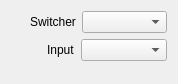
<?xml version="1.0" encoding="UTF-8"?>
<ui version="4.0">
 <class>InspectorInputWidget</class>
 <widget class="QWidget" name="InspectorInputWidget">
  <property name="geometry">
   <rect>
    <x>0</x>
    <y>0</y>
    <width>178</width>
    <height>84</height>
   </rect>
  </property>
  <property name="sizePolicy">
   <sizepolicy hsizetype="Expanding" vsizetype="Preferred">
    <horstretch>0</horstretch>
    <verstretch>0</verstretch>
   </sizepolicy>
  </property>
  <layout class="QVBoxLayout" name="verticalLayout">
   <item>
    <layout class="QHBoxLayout" name="horizontalLayoutSwitcher">
     <item>
      <spacer name="horizontalSpacerSwitcher">
       <property name="orientation">
        <enum>Qt::Horizontal</enum>
       </property>
       <property name="sizeType">
        <enum>QSizePolicy::Fixed</enum>
       </property>
       <property name="sizeHint" stdset="0">
        <size>
         <width>19</width>
         <height>20</height>
        </size>
       </property>
      </spacer>
     </item>
     <item>
      <widget class="QLabel" name="labelSwitcher">
       <property name="text">
        <string>Switcher</string>
       </property>
      </widget>
     </item>
     <item>
      <widget class="QComboBox" name="comboBoxSwitcher">
       <property name="sizePolicy">
        <sizepolicy hsizetype="Expanding" vsizetype="Fixed">
         <horstretch>0</horstretch>
         <verstretch>0</verstretch>
        </sizepolicy>
       </property>
      </widget>
     </item>
    </layout>
   </item>
   <item>
    <layout class="QHBoxLayout" name="horizontalLayoutInput">
     <item>
      <spacer name="horizontalSpacerInput">
       <property name="orientation">
        <enum>Qt::Horizontal</enum>
       </property>
       <property name="sizeType">
        <enum>QSizePolicy::Fixed</enum>
       </property>
       <property name="sizeHint" stdset="0">
        <size>
         <width>36</width>
         <height>20</height>
        </size>
       </property>
      </spacer>
     </item>
     <item>
      <widget class="QLabel" name="labelInput">
       <property name="text">
        <string>Input</string>
       </property>
      </widget>
     </item>
     <item>
      <widget class="QComboBox" name="comboBoxInput">
       <property name="sizePolicy">
        <sizepolicy hsizetype="Expanding" vsizetype="Fixed">
         <horstretch>0</horstretch>
         <verstretch>0</verstretch>
        </sizepolicy>
       </property>
      </widget>
     </item>
    </layout>
   </item>
   <item>
    <spacer name="verticalSpacerInput">
     <property name="orientation">
      <enum>Qt::Vertical</enum>
     </property>
     <property name="sizeType">
      <enum>QSizePolicy::Fixed</enum>
     </property>
     <property name="sizeHint" stdset="0">
      <size>
       <width>20</width>
       <height>10</height>
      </size>
     </property>
    </spacer>
   </item>
  </layout>
 </widget>
 <resources/>
 <connections>
  <connection>
   <sender>comboBoxInput</sender>
   <signal>currentIndexChanged(int)</signal>
   <receiver>InspectorInputWidget</receiver>
   <slot>inputChanged(int)</slot>
   <hints>
    <hint type="sourcelabel">
     <x>167</x>
     <y>57</y>
    </hint>
    <hint type="destinationlabel">
     <x>177</x>
     <y>40</y>
    </hint>
   </hints>
  </connection>
  <connection>
   <sender>comboBoxSwitcher</sender>
   <signal>currentIndexChanged(int)</signal>
   <receiver>InspectorInputWidget</receiver>
   <slot>switcherChanged(int)</slot>
   <hints>
    <hint type="sourcelabel">
     <x>142</x>
     <y>18</y>
    </hint>
    <hint type="destinationlabel">
     <x>4</x>
     <y>22</y>
    </hint>
   </hints>
  </connection>
 </connections>
 <slots>
  <slot>inputChanged(int)</slot>
  <slot>switcherChanged(int)</slot>
 </slots>
</ui>
